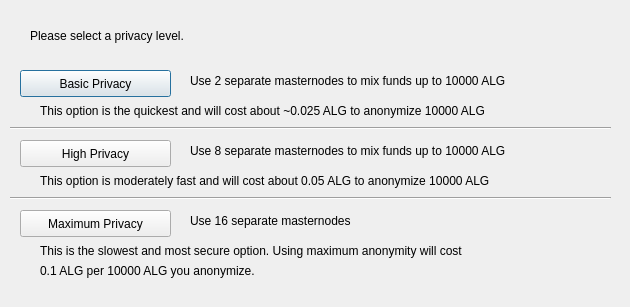
<?xml version="1.0" encoding="UTF-8"?>
<ui version="4.0">
 <class>ObfuscationConfig</class>
 <widget class="QDialog" name="ObfuscationConfig">
  <property name="geometry">
   <rect>
    <x>0</x>
    <y>0</y>
    <width>630</width>
    <height>307</height>
   </rect>
  </property>
  <property name="windowTitle">
   <string>Configure Obfuscation</string>
  </property>
  <widget class="QPushButton" name="buttonBasic">
   <property name="geometry">
    <rect>
     <x>20</x>
     <y>70</y>
     <width>151</width>
     <height>27</height>
    </rect>
   </property>
   <property name="text">
    <string>Basic Privacy</string>
   </property>
  </widget>
  <widget class="QPushButton" name="buttonHigh">
   <property name="geometry">
    <rect>
     <x>20</x>
     <y>140</y>
     <width>151</width>
     <height>27</height>
    </rect>
   </property>
   <property name="text">
    <string>High Privacy</string>
   </property>
  </widget>
  <widget class="QPushButton" name="buttonMax">
   <property name="geometry">
    <rect>
     <x>20</x>
     <y>210</y>
     <width>151</width>
     <height>27</height>
    </rect>
   </property>
   <property name="text">
    <string>Maximum Privacy</string>
   </property>
  </widget>
  <widget class="QLabel" name="label">
   <property name="geometry">
    <rect>
     <x>30</x>
     <y>20</y>
     <width>571</width>
     <height>31</height>
    </rect>
   </property>
   <property name="text">
    <string>Please select a privacy level.</string>
   </property>
  </widget>
  <widget class="QLabel" name="label_2">
   <property name="geometry">
    <rect>
     <x>190</x>
     <y>70</y>
     <width>421</width>
     <height>21</height>
    </rect>
   </property>
   <property name="text">
    <string>Use 2 separate masternodes to mix funds up to 10000 ALG</string>
   </property>
  </widget>
  <widget class="QLabel" name="label_3">
   <property name="geometry">
    <rect>
     <x>190</x>
     <y>140</y>
     <width>411</width>
     <height>21</height>
    </rect>
   </property>
   <property name="text">
    <string>Use 8 separate masternodes to mix funds up to 10000 ALG</string>
   </property>
  </widget>
  <widget class="QLabel" name="label_4">
   <property name="geometry">
    <rect>
     <x>190</x>
     <y>210</y>
     <width>421</width>
     <height>21</height>
    </rect>
   </property>
   <property name="text">
    <string>Use 16 separate masternodes</string>
   </property>
  </widget>
  <widget class="QLabel" name="label_6">
   <property name="geometry">
    <rect>
     <x>40</x>
     <y>100</y>
     <width>561</width>
     <height>21</height>
    </rect>
   </property>
   <property name="text">
    <string>This option is the quickest and will cost about ~0.025 ALG to anonymize 10000 ALG</string>
   </property>
  </widget>
  <widget class="QLabel" name="label_7">
   <property name="geometry">
    <rect>
     <x>40</x>
     <y>170</y>
     <width>561</width>
     <height>21</height>
    </rect>
   </property>
   <property name="text">
    <string>This option is moderately fast and will cost about 0.05 ALG to anonymize 10000 ALG</string>
   </property>
  </widget>
  <widget class="QLabel" name="label_8">
   <property name="geometry">
    <rect>
     <x>40</x>
     <y>240</y>
     <width>561</width>
     <height>21</height>
    </rect>
   </property>
   <property name="text">
    <string>This is the slowest and most secure option. Using maximum anonymity will cost</string>
   </property>
  </widget>
  <widget class="QLabel" name="label_9">
   <property name="geometry">
    <rect>
     <x>40</x>
     <y>260</y>
     <width>561</width>
     <height>21</height>
    </rect>
   </property>
   <property name="text">
    <string>0.1 ALG per 10000 ALG you anonymize.</string>
   </property>
  </widget>
  <widget class="Line" name="line">
   <property name="geometry">
    <rect>
     <x>10</x>
     <y>120</y>
     <width>601</width>
     <height>16</height>
    </rect>
   </property>
   <property name="orientation">
    <enum>Qt::Horizontal</enum>
   </property>
  </widget>
  <widget class="Line" name="line_2">
   <property name="geometry">
    <rect>
     <x>10</x>
     <y>190</y>
     <width>601</width>
     <height>16</height>
    </rect>
   </property>
   <property name="orientation">
    <enum>Qt::Horizontal</enum>
   </property>
  </widget>
 </widget>
 <resources/>
 <connections/>
</ui>
